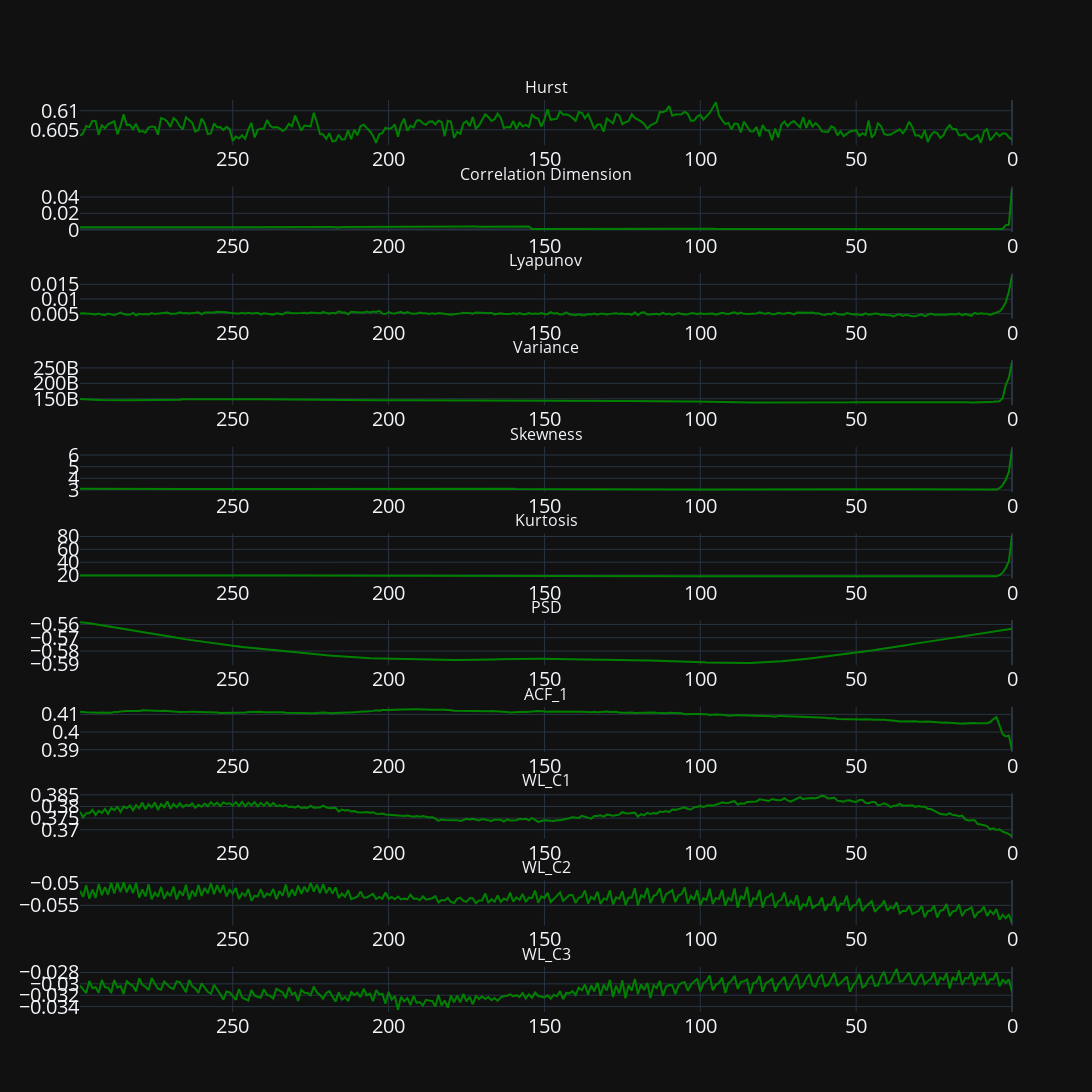

This figure's notebook cell:
### Markdown cell above
### Mean, median, min and max values of variables for the last 30 steps

### Code cell
groupby = 'Distance'
columns = [groupby] + list(data.columns[6:])
fun.variables_dynamics(data[columns], groupby, True)

### Figure 1 — Plotly figure (JSON) as saved in the notebook; plotly's stock layout.template omitted (floating-point values rounded to 4 significant figures; data arrays with more than 128 entries replaced by an {"elided": "..."} marker saying what was removed)
{"data": [{"line": {"color": "green"}, "mode": "lines", "name": "Hurst_mean", "type": "scatter", "x": {"elided": "300 int values"}, "xaxis": "x", "y": {"elided": "300 float values"}, "yaxis": "y"}, {"line": {"color": "green"}, "mode": "lines", "name": "Correlation Dimension_mean", "type": "scatter", "x": {"elided": "300 int values"}, "xaxis": "x2", "y": {"elided": "300 float values"}, "yaxis": "y2"}, {"line": {"color": "green"}, "mode": "lines", "name": "Lyapunov_mean", "type": "scatter", "x": {"elided": "300 int values"}, "xaxis": "x3", "y": {"elided": "300 float values"}, "yaxis": "y3"}, {"line": {"color": "green"}, "mode": "lines", "name": "Variance_mean", "type": "scatter", "x": {"elided": "300 int values"}, "xaxis": "x4", "y": {"elided": "300 float values"}, "yaxis": "y4"}, {"line": {"color": "green"}, "mode": "lines", "name": "Skewness_mean", "type": "scatter", "x": {"elided": "300 int values"}, "xaxis": "x5", "y": {"elided": "300 float values"}, "yaxis": "y5"}, {"line": {"color": "green"}, "mode": "lines", "name": "Kurtosis_mean", "type": "scatter", "x": {"elided": "300 int values"}, "xaxis": "x6", "y": {"elided": "300 float values"}, "yaxis": "y6"}, {"line": {"color": "green"}, "mode": "lines", "name": "PSD_mean", "type": "scatter", "x": {"elided": "300 int values"}, "xaxis": "x7", "y": {"elided": "300 float values"}, "yaxis": "y7"}, {"line": {"color": "green"}, "mode": "lines", "name": "ACF_1_mean", "type": "scatter", "x": {"elided": "300 int values"}, "xaxis": "x8", "y": {"elided": "300 float values"}, "yaxis": "y8"}, {"line": {"color": "green"}, "mode": "lines", "name": "WL_C1_mean", "type": "scatter", "x": {"elided": "300 int values"}, "xaxis": "x9", "y": {"elided": "300 float values"}, "yaxis": "y9"}, {"line": {"color": "green"}, "mode": "lines", "name": "WL_C2_mean", "type": "scatter", "x": {"elided": "300 int values"}, "xaxis": "x10", "y": {"elided": "300 float values"}, "yaxis": "y10"}, {"line": {"color": "green"}, "mode": "lines", "name": "WL_C3_mean", "type": "scatter", "x": {"elided": "300 int values"}, "xaxis": "x11", "y": {"elided": "300 float values"}, "yaxis": "y11"}], "layout": {"annotations": [{"font": {"size": 16}, "showarrow": false, "text": "Hurst", "x": 0.5, "xanchor": "center", "xref": "paper", "y": 1.0, "yanchor": "bottom", "yref": "paper"}, {"font": {"size": 16}, "showarrow": false, "text": "Correlation Dimension", "x": 0.5, "xanchor": "center", "xref": "paper", "y": 0.905, "yanchor": "bottom", "yref": "paper"}, {"font": {"size": 16}, "showarrow": false, "text": "Lyapunov", "x": 0.5, "xanchor": "center", "xref": "paper", "y": 0.8099, "yanchor": "bottom", "yref": "paper"}, {"font": {"size": 16}, "showarrow": false, "text": "Variance", "x": 0.5, "xanchor": "center", "xref": "paper", "y": 0.7149, "yanchor": "bottom", "yref": "paper"}, {"font": {"size": 16}, "showarrow": false, "text": "Skewness", "x": 0.5, "xanchor": "center", "xref": "paper", "y": 0.6198, "yanchor": "bottom", "yref": "paper"}, {"font": {"size": 16}, "showarrow": false, "text": "Kurtosis", "x": 0.5, "xanchor": "center", "xref": "paper", "y": 0.5248, "yanchor": "bottom", "yref": "paper"}, {"font": {"size": 16}, "showarrow": false, "text": "PSD", "x": 0.5, "xanchor": "center", "xref": "paper", "y": 0.4298, "yanchor": "bottom", "yref": "paper"}, {"font": {"size": 16}, "showarrow": false, "text": "ACF_1", "x": 0.5, "xanchor": "center", "xref": "paper", "y": 0.3347, "yanchor": "bottom", "yref": "paper"}, {"font": {"size": 16}, "showarrow": false, "text": "WL_C1", "x": 0.5, "xanchor": "center", "xref": "paper", "y": 0.2397, "yanchor": "bottom", "yref": "paper"}, {"font": {"size": 16}, "showarrow": false, "text": "WL_C2", "x": 0.5, "xanchor": "center", "xref": "paper", "y": 0.1446, "yanchor": "bottom", "yref": "paper"}, {"font": {"size": 16}, "showarrow": false, "text": "WL_C3", "x": 0.5, "xanchor": "center", "xref": "paper", "y": 0.04959, "yanchor": "bottom", "yref": "paper"}], "font": {"size": 20}, "height": 3300, "showlegend": false, "width": 1200, "xaxis": {"anchor": "y", "autorange": "reversed", "domain": [0, 1]}, "xaxis10": {"anchor": "y10", "autorange": "reversed", "domain": [0, 1]}, "xaxis11": {"anchor": "y11", "autorange": "reversed", "domain": [0, 1]}, "xaxis2": {"anchor": "y2", "autorange": "reversed", "domain": [0, 1]}, "xaxis3": {"anchor": "y3", "autorange": "reversed", "domain": [0, 1]}, "xaxis4": {"anchor": "y4", "autorange": "reversed", "domain": [0, 1]}, "xaxis5": {"anchor": "y5", "autorange": "reversed", "domain": [0, 1]}, "xaxis6": {"anchor": "y6", "autorange": "reversed", "domain": [0, 1]}, "xaxis7": {"anchor": "y7", "autorange": "reversed", "domain": [0, 1]}, "xaxis8": {"anchor": "y8", "autorange": "reversed", "domain": [0, 1]}, "xaxis9": {"anchor": "y9", "autorange": "reversed", "domain": [0, 1]}, "yaxis": {"anchor": "x", "domain": [0.9504, 1.0]}, "yaxis10": {"anchor": "x10", "domain": [0.09504, 0.1446]}, "yaxis11": {"anchor": "x11", "domain": [0, 0.04959]}, "yaxis2": {"anchor": "x2", "domain": [0.8554, 0.905]}, "yaxis3": {"anchor": "x3", "domain": [0.7603, 0.8099]}, "yaxis4": {"anchor": "x4", "domain": [0.6653, 0.7149]}, "yaxis5": {"anchor": "x5", "domain": [0.5702, 0.6198]}, "yaxis6": {"anchor": "x6", "domain": [0.4752, 0.5248]}, "yaxis7": {"anchor": "x7", "domain": [0.3802, 0.4298]}, "yaxis8": {"anchor": "x8", "domain": [0.2851, 0.3347]}, "yaxis9": {"anchor": "x9", "domain": [0.1901, 0.2397]}}}
